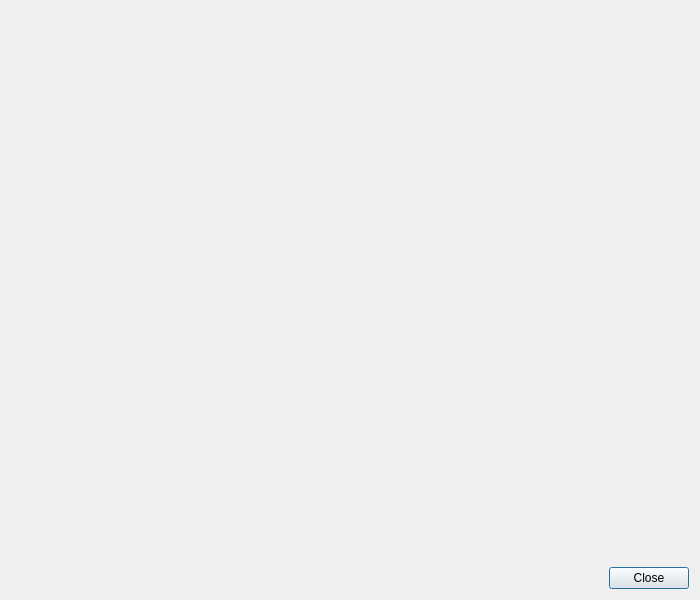
<?xml version="1.0" encoding="UTF-8"?>
<ui version="4.0">
 <class>PlacefileDialog</class>
 <widget class="QDialog" name="PlacefileDialog">
  <property name="geometry">
   <rect>
    <x>0</x>
    <y>0</y>
    <width>700</width>
    <height>600</height>
   </rect>
  </property>
  <property name="windowTitle">
   <string>Placefile Manager</string>
  </property>
  <layout class="QVBoxLayout" name="verticalLayout">
   <item>
    <widget class="QFrame" name="contentsFrame">
     <layout class="QVBoxLayout" name="verticalLayout_2">
      <property name="leftMargin">
       <number>0</number>
      </property>
      <property name="topMargin">
       <number>0</number>
      </property>
      <property name="rightMargin">
       <number>0</number>
      </property>
      <property name="bottomMargin">
       <number>0</number>
      </property>
     </layout>
    </widget>
   </item>
   <item>
    <widget class="QDialogButtonBox" name="buttonBox">
     <property name="orientation">
      <enum>Qt::Orientation::Horizontal</enum>
     </property>
     <property name="standardButtons">
      <set>QDialogButtonBox::StandardButton::Close</set>
     </property>
    </widget>
   </item>
  </layout>
 </widget>
 <resources/>
 <connections>
  <connection>
   <sender>buttonBox</sender>
   <signal>accepted()</signal>
   <receiver>PlacefileDialog</receiver>
   <slot>accept()</slot>
   <hints>
    <hint type="sourcelabel">
     <x>248</x>
     <y>254</y>
    </hint>
    <hint type="destinationlabel">
     <x>157</x>
     <y>274</y>
    </hint>
   </hints>
  </connection>
  <connection>
   <sender>buttonBox</sender>
   <signal>rejected()</signal>
   <receiver>PlacefileDialog</receiver>
   <slot>reject()</slot>
   <hints>
    <hint type="sourcelabel">
     <x>316</x>
     <y>260</y>
    </hint>
    <hint type="destinationlabel">
     <x>286</x>
     <y>274</y>
    </hint>
   </hints>
  </connection>
 </connections>
</ui>
